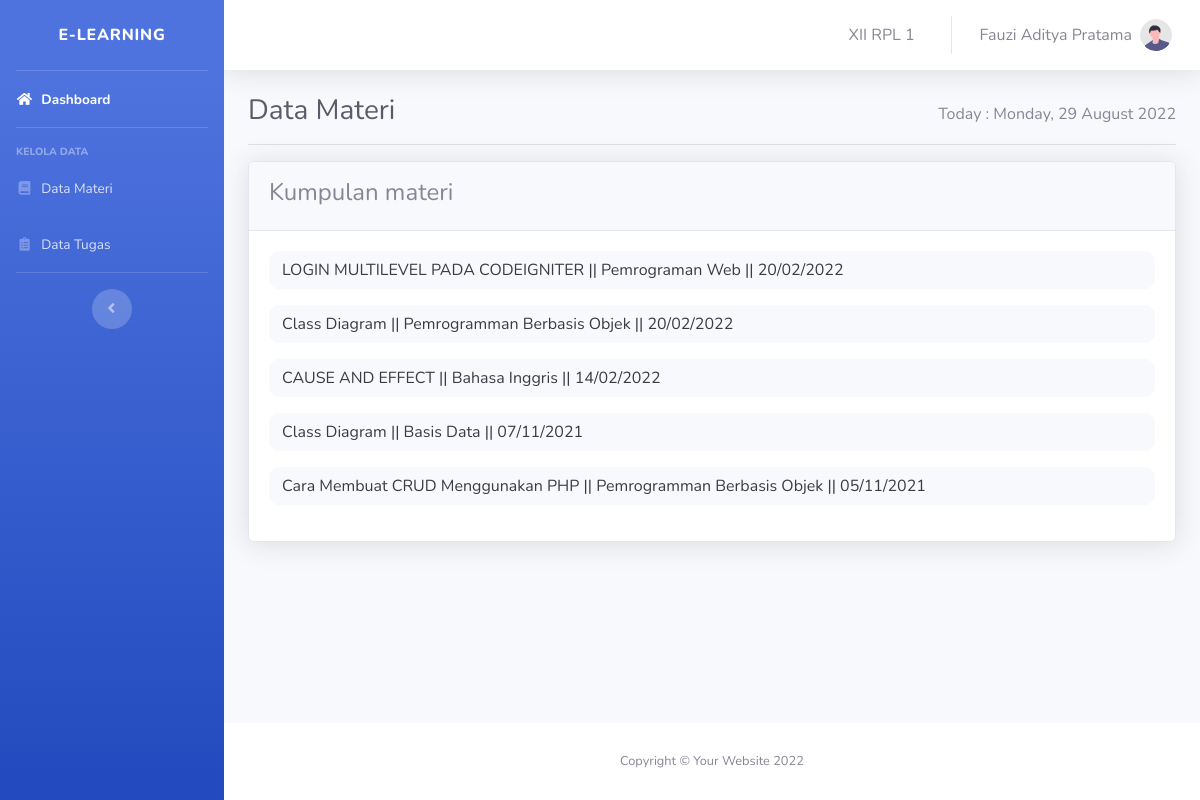
The page /siswa/materi.php (signed in) on the database its author committed.
### tables this page shows
CREATE TABLE `data_siswa` (
  `id` int(11) NOT NULL,
  `username` varchar(100) NOT NULL,
  `nis` varchar(50) NOT NULL,
  `nama_siswa` varchar(100) NOT NULL,
  `kelas_siswa` varchar(50) NOT NULL,
  `kelamin` varchar(10) NOT NULL
);

CREATE TABLE `materi` (
  `id` int(11) NOT NULL,
  `nama_penulis` varchar(100) NOT NULL,
  `pelajaran` varchar(50) NOT NULL,
  `kelas` varchar(50) NOT NULL,
  `judul_materi` varchar(50) NOT NULL,
  `tanggal_unggah` date NOT NULL,
  `deskripsi` text NOT NULL,
  `file` varchar(255) NOT NULL
);

### siswa/materi.php (the view, shortened to what this page needs)
<?php
require '../koneksi.php';
if (!isset($_SESSION['user'])) {
    header('location:../login.php');
} else {
    $username = $_SESSION['user'];
}
$sql_siswa = mysqli_query($conn, "SELECT * FROM data_siswa WHERE username = '$username' ");
$siswa = mysqli_fetch_assoc($sql_siswa);
?>
<!DOCTYPE html>
<html lang="en">
<head>
    <?php
    include '../layout/heading.php';
    ?>
</head>
<body id="page-top">
    <div id="wrapper">
        <?php
        include './sidebar.php';
        ?>
        <div id="content-wrapper" class="d-flex flex-column">
            <div id="content">
                <?php
                include 'navbar.php';
                ?>
                <div class="container-fluid" style="min-height: 450px;">
                    <div class="row">
                        <div class="col-md-12 col-lg-12">
                            <div class="row">
                                <div class="d-sm-flex col-6">
                                    <h1 class="h3 mb-0 text-gray-800">Data Materi</h1>
                                </div>
                                <div class="col-6 text-right mt-2">
                                    <span class="">Today : <?= date('l, j F Y') ?></span>
                                </div>
                            </div>
                            <hr>
                            <div class="row justify-content-center">
                                <div class="col-md-12 col-lg-12">
                                    <div class="card shadow mb-4">
                                        <div class="card-header row mx-0 py-3">
                                            <span class="h4">Kumpulan materi</span>
                                        </div>
                                        <div class="card-body">
                                            <div class="content">
                                                <?php
                                                $sql_materi = mysqli_query($conn, "SELECT * FROM materi WHERE kelas = '$siswa[kelas_siswa]' ORDER BY tanggal_unggah DESC ");
                                                while ($data_materi = mysqli_fetch_assoc($sql_materi)) {
                                                ?>
                                                    <a href="./view.php?cek=materi&id=<?= $data_materi['id'] ?>" class="btn btn-light w-100 mb-3" style="border-radius: 10px;">
                                                        <div class="float-left">
                                                            <span class=""><?= $data_materi['judul_materi'] ?></span>
                                                            <span>||</span>
                                                            <span><?= $data_materi['pelajaran'] ?></span>
                                                            <span>||</span>
                                                            <span>
                                                                <?php
                                                                $data_tanggal = $data_materi['tanggal_unggah'];
                                                                $tanggal = explode("-", $data_tanggal);
                                                                $tahun = $tanggal[0];
                                                                $bulan = $tanggal[1];
                                                                $tanggal = $tanggal[2];
                                                                $tanggal_new = $tanggal . "/" . $bulan . "/" . $tahun;
                                                                echo $tanggal_new;
                                                                ?>
                                                            </span>
                                                        </div>
                                                    </a>
                                                <?php
                                                }
                                                ?>
                                            </div>
                                        </div>
                                    </div>
                                </div>
                            </div>
                        </div>
                    </div>
                </div>
            </div>
            <footer class="sticky-footer bg-white">
                <div class="container my-auto">
                    <div class="copyright text-center my-auto">
                        <span>Copyright &copy; Your Website <?= date('Y') ?></span>
                    </div>
                </div>
            </footer>
        </div>
    </div>
</body>
</html>

### siswa/navbar.php (shortened to what this page needs)
<?php
$sql_navbar = mysqli_query($conn, "SELECT * FROM data_siswa WHERE username = '$username' ");
$navbar = mysqli_fetch_assoc($sql_navbar);
?>
<nav class="navbar navbar-expand navbar-light bg-white topbar mb-4 static-top shadow">
    <ul class="navbar-nav ml-auto">
        <li class="nav-item dropdown no-arrow">
            <div class="nav-link">
                <span class="mr-2 d-none d-inline text-gray-600"> <?= $navbar['kelas_siswa'] ?> </span>
            </div>
        </li>
        <li class="nav-item dropdown no-arrow">
            <a class="nav-link dropdown-toggle" href="#" id="userDropdown" role="button" data-toggle="dropdown" aria-haspopup="true" aria-expanded="false">
                <span class="mr-2 d-none d-inline text-gray-600"> <?= $navbar['nama_siswa'] ?> </span>
                <img class="img-profile rounded-circle" src="../layout/img/undraw_profile.svg">
            </a>
        </li>
    </ul>
</nav>

### rows shown on the page
data_siswa: kelas_siswa "XII RPL 1", nama_siswa "Fauzi Aditya Pratama"
materi: judul_materi "LOGIN MULTILEVEL PADA CODEIGNITER", pelajaran "Pemrograman Web", tanggal_unggah "20/02/2022"
materi: judul_materi "Class Diagram", pelajaran "Pemrogramman Berbasis Objek", tanggal_unggah "20/02/2022"
materi: judul_materi "CAUSE AND EFFECT", pelajaran "Bahasa Inggris", tanggal_unggah "14/02/2022"
materi: judul_materi "Class Diagram", pelajaran "Basis Data", tanggal_unggah "07/11/2021"
materi: judul_materi "Cara Membuat CRUD Menggunakan PHP", pelajaran "Pemrogramman Berbasis Objek", tanggal_unggah "05/11/2021"
